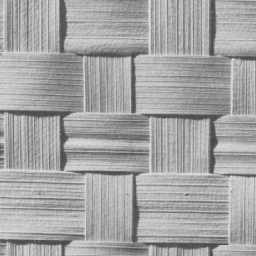
%> input picture Blatt05/basket.jpg, 256 x 256 px
$ octave sh05ex03.m   (GNU Octave 9; MATLAB toolbox functions it lacks are replaced by stand-ins)
%> lines starting %> are read from the running program, lines starting %| are printed output that depends on the picture
% Part 1
basket = im2double(imread('basket.jpg'));
%> basket: size 256x256 double; min 0.278, max 0.886, mean 0.645
thetas = [0 pi/4 pi/2] * 180/pi;
fs = [0.64 0.32 0.08];

filters = cell(1,9);
b = 2.32;
x = zeros(1,9);
y = zeros(1,9);

for theta = 1:length(thetas)
   for f = 1:length(fs)
       sigma = b / fs(f);
       filters{(theta-1)*3 + f} = getGabor(fs(f), sigma, thetas(theta));
       x((theta-1)*3 + f) = thetas(theta);
       y((theta-1)*3 + f) = fs(f);
   end
end

% Part 2
energy = zeros(1,9);
filtered = cell(1,9);

for c = 1:9
   filtered{c} = imfilter(basket, filters{c}, 'conv');
   figure;
   imshow(abs(filtered{c}));
   energy(c) = sqrt(sum(sum(abs(filtered{c}).^2)));
end
%> this loop made 9 passes
%> pass 1, `imshow(abs(filtered{c}));`:
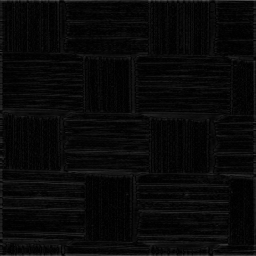
%> displayed picture: size 256x256, on the screen's scale of 0 to 255; min 0, max 87, mean 8.8
%> after the loop, energy = [11.91 7.23 9.85 5.89 3.97 5.53 11.69 6.91 9.69]; filtered = 9 items

% Part 3
figure;
stem3(x, y, energy);
xlabel("\theta");
ylabel("f");
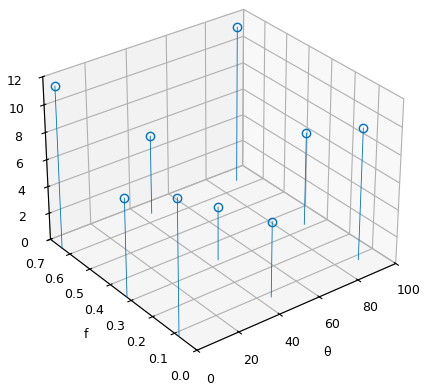
%> figure redrawn from the program's plot data; highest point at x = 0, y = 0.64
print("sh05ex03.eps", "-depsc");
